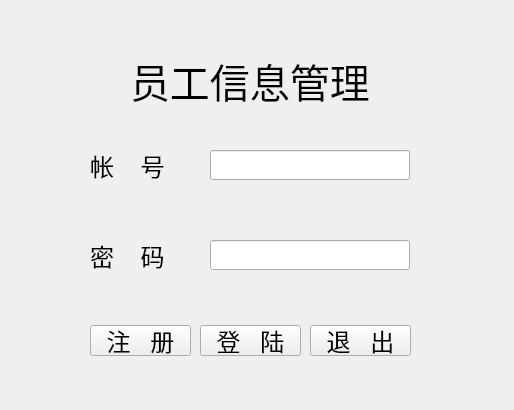
<?xml version="1.0" encoding="UTF-8"?>
<ui version="4.0">
 <class>Form</class>
 <widget class="QWidget" name="Form">
  <property name="enabled">
   <bool>true</bool>
  </property>
  <property name="geometry">
   <rect>
    <x>0</x>
    <y>0</y>
    <width>514</width>
    <height>410</height>
   </rect>
  </property>
  <property name="font">
   <font>
    <pointsize>18</pointsize>
   </font>
  </property>
  <property name="windowTitle">
   <string>milkbottle</string>
  </property>
  <property name="windowIcon">
   <iconset>
    <normaloff>../.vscode/ljp.ico</normaloff>../.vscode/ljp.ico</iconset>
  </property>
  <widget class="QLabel" name="title">
   <property name="geometry">
    <rect>
     <x>130</x>
     <y>50</y>
     <width>261</width>
     <height>61</height>
    </rect>
   </property>
   <property name="font">
    <font>
     <family>华文新魏</family>
     <pointsize>30</pointsize>
    </font>
   </property>
   <property name="text">
    <string>员工信息管理</string>
   </property>
  </widget>
  <widget class="QLabel" name="user_label">
   <property name="geometry">
    <rect>
     <x>90</x>
     <y>145</y>
     <width>101</width>
     <height>41</height>
    </rect>
   </property>
   <property name="font">
    <font>
     <pointsize>18</pointsize>
    </font>
   </property>
   <property name="text">
    <string>帐    号</string>
   </property>
  </widget>
  <widget class="QLabel" name="passwd_label">
   <property name="enabled">
    <bool>true</bool>
   </property>
   <property name="geometry">
    <rect>
     <x>90</x>
     <y>235</y>
     <width>101</width>
     <height>41</height>
    </rect>
   </property>
   <property name="font">
    <font>
     <pointsize>18</pointsize>
    </font>
   </property>
   <property name="text">
    <string>密    码</string>
   </property>
  </widget>
  <widget class="QLineEdit" name="user">
   <property name="geometry">
    <rect>
     <x>210</x>
     <y>150</y>
     <width>200</width>
     <height>30</height>
    </rect>
   </property>
  </widget>
  <widget class="QLineEdit" name="passwd">
   <property name="geometry">
    <rect>
     <x>210</x>
     <y>240</y>
     <width>200</width>
     <height>30</height>
    </rect>
   </property>
  </widget>
  <widget class="QPushButton" name="register_button">
   <property name="geometry">
    <rect>
     <x>90</x>
     <y>325</y>
     <width>101</width>
     <height>31</height>
    </rect>
   </property>
   <property name="text">
    <string>注   册</string>
   </property>
  </widget>
  <widget class="QPushButton" name="exit_button">
   <property name="geometry">
    <rect>
     <x>310</x>
     <y>325</y>
     <width>101</width>
     <height>31</height>
    </rect>
   </property>
   <property name="text">
    <string>退   出</string>
   </property>
  </widget>
  <widget class="QPushButton" name="login_button">
   <property name="geometry">
    <rect>
     <x>200</x>
     <y>325</y>
     <width>101</width>
     <height>31</height>
    </rect>
   </property>
   <property name="text">
    <string>登   陆</string>
   </property>
  </widget>
 </widget>
 <resources/>
 <connections/>
</ui>
